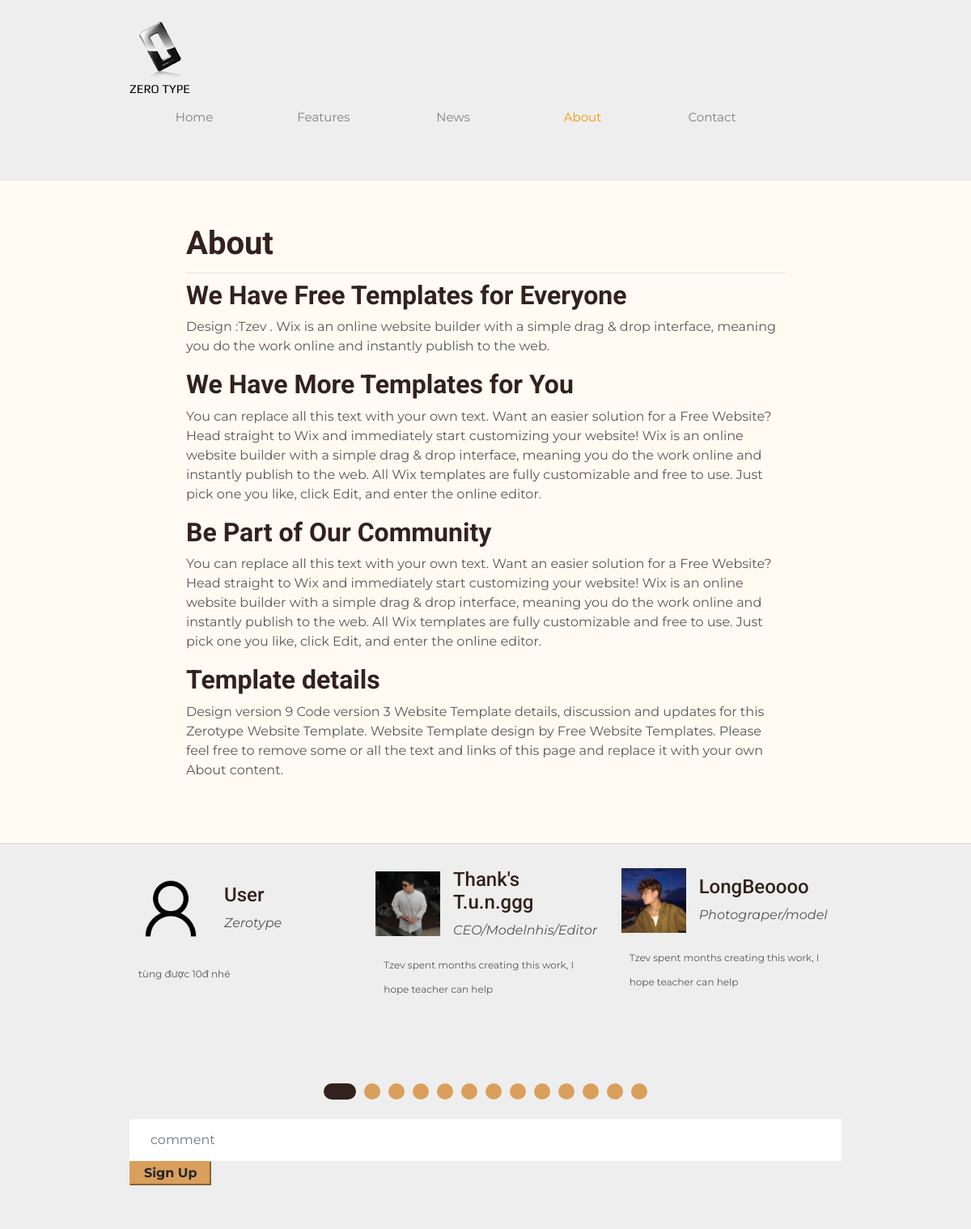
Page /about.php on the committed database.
### tables this page shows
CREATE TABLE `about` (
  `id` int(10) NOT NULL,
  `caption` varchar(1000) NOT NULL,
  `conten` varchar(1000) NOT NULL
);

CREATE TABLE `comment` (
  `id` int(11) NOT NULL,
  `name` varchar(1000) NOT NULL,
  `conten` varchar(1000) NOT NULL
);

### control.php (called while the page is built, shortened)
<?php
include('connect.php');
class hello{
    public function select_commnet(){
      global $conn;
      $sql="SELECT `id`, `conten` FROM `comment` ";
      $run=mysqli_query($conn,$sql);
      $data=array();
      while ($row=mysqli_fetch_array($run)) {
        $data[]=$row;
      }
      return $data;
    }
  public function select_about(){
    global $conn;
    $sql="select * from about";
    $run=mysqli_query($conn,$sql);
    $data=array();
    while ($row=mysqli_fetch_array($run)) {
      $data[]=$row;
    }
    return $data;
  }
}

### about.php (the view, shortened to what this page needs)
<?php
include 'control.php';
$get_data=new hello();
$select=$get_data->select_about();
$selcm=$get_data->select_commnet();
?>
<html>
<head>
	<link rel="stylesheet" href="css/style.css" type="text/css">
	<link href="https://cdnjs.cloudflare.com/ajax/libs/font-awesome/5.10.0/css/all.min.css" rel="stylesheet">
	<link href="lib/owlcarousel/assets/owl.carousel.min.css" rel="stylesheet">
	<link href="lib/tempusdominus/css/tempusdominus-bootstrap-4.min.css" rel="stylesheet" />
	<link href="csss/style.min.css" rel="stylesheet">
</head>
<body>
	<div id="header">
		<div>
			<div class="logo">
				<a href="index.html">Zero Type</a>
			</div>
			<ul id="navigation">
				<li>
					<a href="index.php">Home</a>
				</li>
				<li>
					<a href="features.php">Features</a>
				</li>
				<li>
					<a href="news.php">News</a>
				</li>
				<li class="active">
					<a href="about.php">About</a>
				</li>
				<li>
					<a href="contact.php">Contact</a>
				</li>
			</ul>
		</div>
	</div>
	<div id="contents">
		<div id="about">
			<h1>About</h1>
       <?php foreach ($select as $se){ ?>
			<h2>	<?php echo $se['caption']; ?></h2>
			<p>	<?php echo $se['conten']; ?></p>
      <?php } ?>
		</div>
	</div>
	<div id="footer">
		<div class="clearfix">
      <div class="owl-carousel testimonial-carousel">
                  <div class="testimonial-item">
                      <div class="d-flex align-items-center mb-3">
                          <img class="img-fluid" src="img/testimonial-1.jpg" alt="">
                          <div class="ml-3">
                            <h4>Thank's T.u.n.ggg</h4>
                            <i>CEO/Modelnhis/Editor</i>
                          </div>
                      </div>
                      <p class="m-0">Tzev spent months creating this work, I hope teacher can help</p>
                  </div>
                  <div class="testimonial-item">
                      <div class="d-flex align-items-center mb-3">
                          <img class="img-fluid" src="img/testimonial-2.jpg" alt="">
                          <div class="ml-3">
                              <h4>LongBeoooo</h4>
                              <i>Photograper/model</i>
                          </div>
                      </div>
                      <p class="m-0">Tzev spent months creating this work, I hope teacher can help</p>
                  </div>
                  <?php  foreach ($selcm as $se_cm) { ?>
                  <div class="testimonial-item">
                      <div class="d-flex align-items-center mb-3">
												<img class="img-fluid" src="img\xxx.jpg" alt="" style="height:100px; width:100px;">
                          <div class="ml-3">
                            <h4>User</h4>
                            <i>Zerotype</i>
                          </div>
                      </div>
                      <p class="m-0"><?php echo $se_cm['conten'] ?></p>
                  </div>
                  <?php } ?>
              </div>
<br>
                      <div class="input-group">
                          <form  method="post" style="width:900px;">
                            <input type="text" class="form-control border-light" style="padding: 25px;" placeholder="comment" name="conten">
                                <button class=" btn-primary font-weight-bold px-3" name="ok" >Sign Up</button>
                          </form>
                      </div>
                  </div>
              </div>
</body>
</html>

### css/style.css (style rules this page uses)
body { background-color: #fff; font-family: 'OpenSans'; margin: 0; }
img { border: 0; }
.clearfix:after, #contents:after { clear:both; content:""; display:block; height:1%; line-height:0; visibility:hidden; }
#header { background-color: #eee; border-bottom: 1px solid #e6e6e6; padding: 27px 0; }
#header > div, #footer > div { width: 920px; margin: 0 auto; padding: 0 20px; }
#header .logo { float: left; margin-right: 20px; }
#header .logo a { background: url(../images/logo.png) no-repeat center top; color: #000; display: block; font: 15px/30px 'Play'; height: 20px; width: 76px; padding-top: 68px; text-decoration: none; text-transform: uppercase; }
#navigation { display: inline-block; list-style: none; line-height: 100px; margin: 0; padding: 0; }
#navigation li { float: left; width: 160px; text-align: center; }
#navigation li a { color: #818181; font-size: 15px; line-height: 30px; text-decoration: none; }
#navigation li.active a { color: #f99600; }
#contents { min-height: 510px; width: 880px; margin: 0 auto; padding: 54px 40px; }
h1 { color: #3e3e3e; font-size: 30px; font-weight: normal; line-height: 30px; margin: 0 0 30px; }
h2 { color: #2c2c2c; font-size: 24px; font-weight: normal; line-height: 24px; margin: 0 0 12px; }
p { color: #585858; font-size: 16px; line-height: 24px; margin: 0 0 30px; }
#about { width: 740px; margin: 0 auto; }
#about h1, .section h1 { border-bottom: 1px solid #e0e0e0; padding-bottom: 12px; }
#footer { background-color: #eee; border-top: 1px solid #d8d8d8; padding: 30px 0; }
#footer p { font-size: 12px; line-height: 30px; padding-left: 10px; }

### rows in the picture
about: caption "We Have Free Templates for Everyone", conten "Design :Tzev . Wix is an online website builder with a simple drag & drop interface, meaning you do the work online and instantly publish to the web."
about: caption "We Have More Templates for You", conten "You can replace all this text with your own text. Want an easier solution for a Free Website? Head straight to Wix and immediately start customizing your website! Wix is an online website builder with a simple drag & drop interface, meaning you do the work online and instantly publish to the web. All Wix templates are fully customizable and free to use. Just pick one you like, click Edit, and enter the online editor."
about: caption "Be Part of Our Community", conten "You can replace all this text with your own text. Want an easier solution for a Free Website? Head straight to Wix and immediately start customizing your website! Wix is an online website builder with a simple drag & drop interface, meaning you do the work online and instantly publish to the web. All Wix templates are fully customizable and free to use. Just pick one you like, click Edit, and enter the online editor."
about: caption "Template details", conten "Design version 9 Code version 3 Website Template details, discussion and updates for this Zerotype Website Template. Website Template design by Free Website Templates. Please feel free to remove some or all the text and links of this page and replace it with your own About content."
comment: conten "tùng được 10đ nhé"
